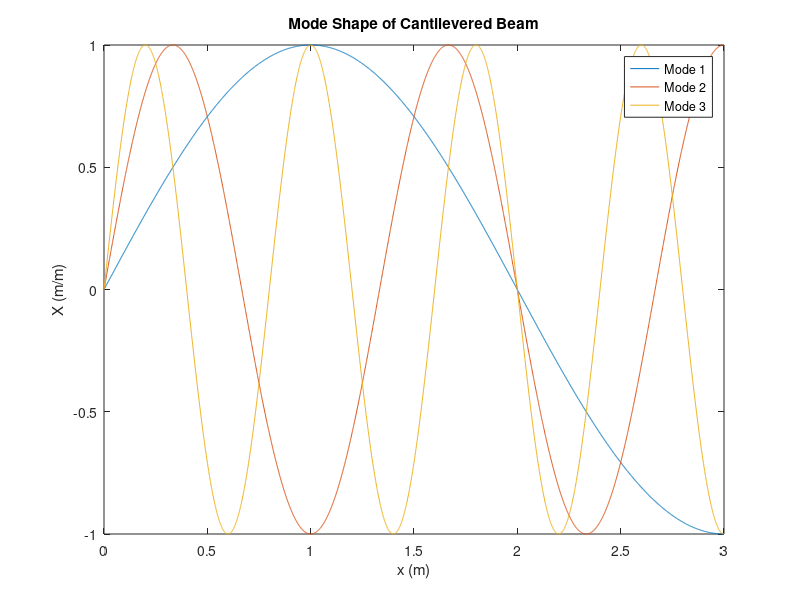

MATLAB code for this plot:
clc
clear all
%variables
n = 1:1:3;
l = 1;
%function stuff
x = 0:0.001:3;
i = 1;
while i<4
  X =  sin((((2*n(i))-1)*pi.*x)/(2*l));
  plot(x,X)
  hold on
  xlabel("x (m)")
  ylabel("X (m/m)")
  title("Mode Shape of Cantilevered Beam")
  legend("Mode 1", "Mode 2", "Mode 3")
  i = i+1;
end
